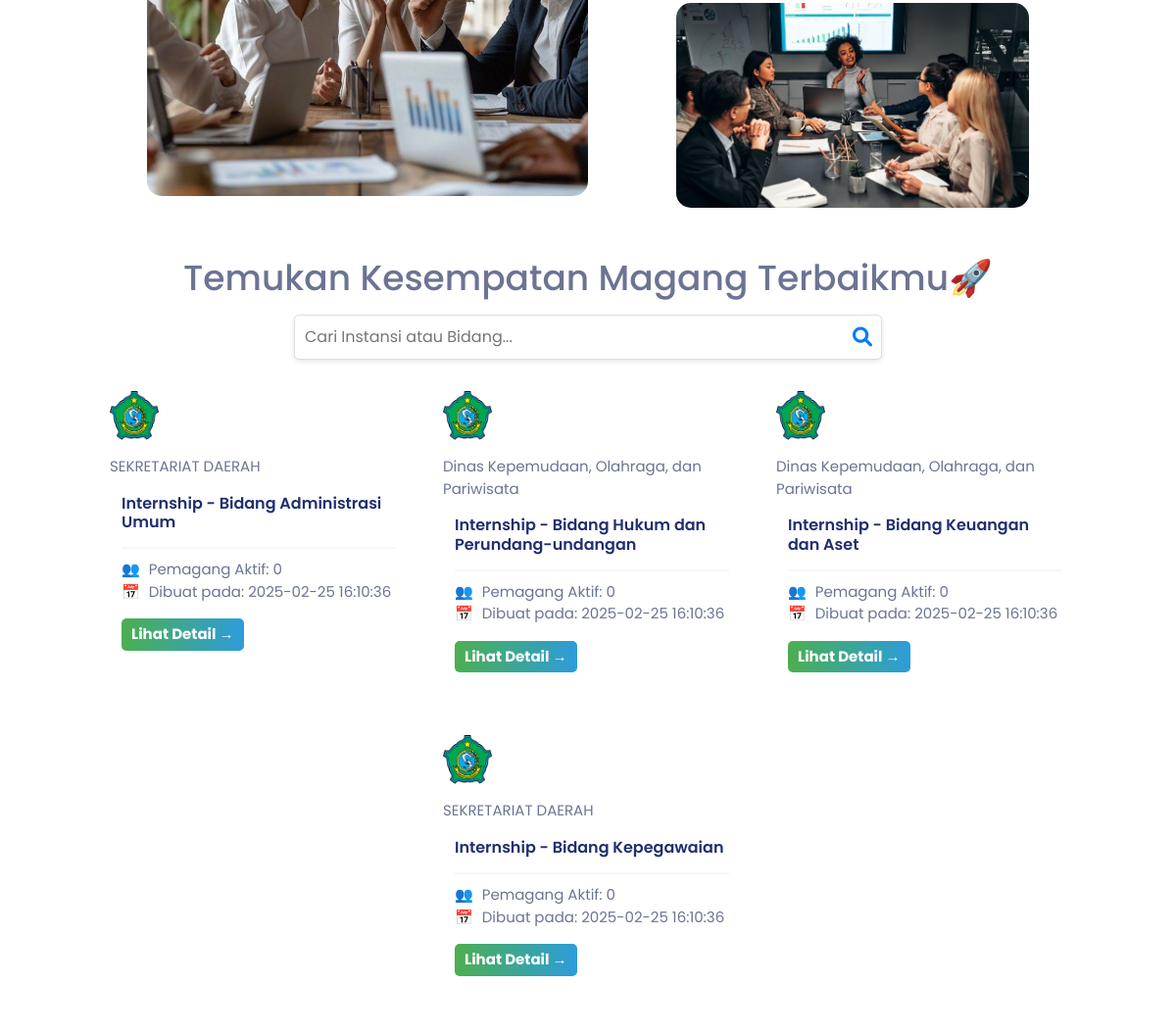
The page /web/lowongan.php (lower part) on the database as committed earlier.
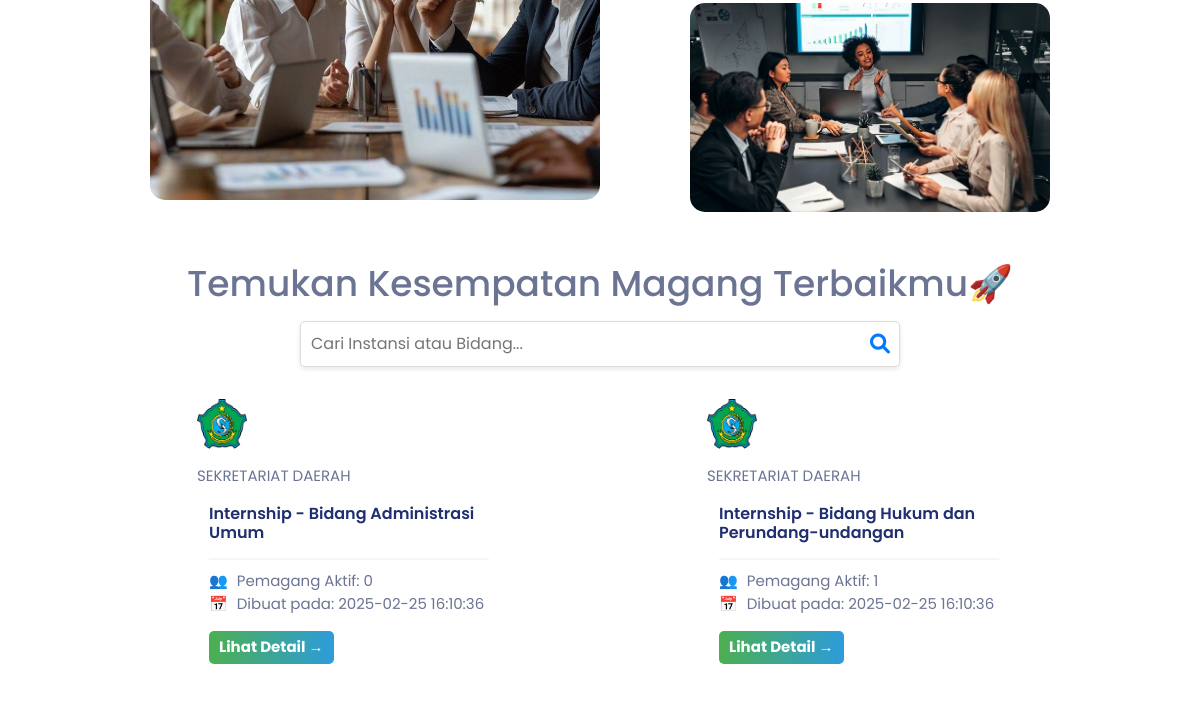
The same page on the database as committed later.
### tables this page shows
CREATE TABLE IF NOT EXISTS `tb_bidang` (
  `id_bidang` varchar(12) NOT NULL,
  `nama_bidang` varchar(100) DEFAULT NULL,
  `deskripsi_bidang` text,
  `kriteria_bidang` text,
  `dokumen_prasyarat` text,
  `kuota_bidang` varchar(2) DEFAULT NULL,
  `id_instansi` varchar(10) DEFAULT NULL,
  `status_active` char(1) DEFAULT '1',
  `create_by` varchar(14) DEFAULT NULL,
  `create_date` datetime DEFAULT CURRENT_TIMESTAMP,
  `change_by` varchar(14) DEFAULT NULL,
  `change_date` datetime DEFAULT NULL ON UPDATE CURRENT_TIMESTAMP,
  PRIMARY KEY (`id_bidang`),
  KEY `id_instansi` (`id_instansi`)
);

CREATE TABLE IF NOT EXISTS `tb_instansi` (
  `id_instansi` varchar(10) NOT NULL,
  `nama_pendek` varchar(100) DEFAULT NULL,
  `nama_panjang` varchar(255) DEFAULT NULL,
  `group_instansi` varchar(100) DEFAULT NULL,
  `telepone_instansi` varchar(20) DEFAULT NULL,
  `alamat_instansi` text,
  `lokasi_instansi` text,
  `deskripsi_instansi` text,
  `gambar_instansi` varchar(100) DEFAULT NULL,
  `status_active` char(1) DEFAULT '1',
  `create_by` varchar(14) DEFAULT NULL,
  `create_date` datetime DEFAULT CURRENT_TIMESTAMP,
  `change_by` varchar(14) DEFAULT NULL,
  `change_date` datetime DEFAULT NULL ON UPDATE CURRENT_TIMESTAMP,
  PRIMARY KEY (`id_instansi`)
);

### web/functions.php (called while the page is built, shortened)
<?php
function getBidangInstansi($conn, $limit = NULL) {
    $sql = "SELECT tb_bidang.*, tb_instansi.*, tb_bidang.change_date AS bidang_change_date
            FROM tb_bidang, tb_instansi
            WHERE tb_bidang.status_active = '1' AND tb_bidang.kuota_bidang != 0
            AND tb_bidang.id_instansi = tb_instansi.id_instansi";
    return mysqli_query($conn, $sql);
}
function getPemagangAktif1($conn, $id_instansi, $id_bidang) {
    $sql = "SELECT COUNT(*) FROM tb_pengajuan WHERE status_pengajuan = '4' AND id_instansi = '$id_instansi'
            AND id_bidang = '$id_bidang'";
    $result = mysqli_query($conn, $sql);
    $count1 = mysqli_fetch_array($result)[0];
    return $count1;
}

### web/lowongan.php (the view, shortened to what this page needs)
<?php
include "../koneksi.php";
include "functions.php";
?>
<!DOCTYPE html>
<html lang="en">
<head>
    <link href="https://unpkg.com/boxicons@2.1.4/css/boxicons.min.css" rel="stylesheet" />
    <link href="https://cdn.jsdelivr.net/npm/bootstrap@5.3.3/dist/css/bootstrap.min.css" rel="stylesheet">
    <link href="https://cdnjs.cloudflare.com/ajax/libs/font-awesome/6.0.0/css/all.min.css" rel="stylesheet">
    <link rel="stylesheet" href="../assets/libraries/swiper-bundle.min.css" />
    <link rel="stylesheet" href="https://cdn.jsdelivr.net/npm/aos@2.3.4/dist/aos.css" />
    <link rel="stylesheet" href="../assets/css/style2.css" />
    <link rel="stylesheet" href="../assets/css/low.css" />
</head>
<body>
    <?php include "../layout/navbarUser.php" ?>
    <main class="main">
      <section class="section" id="popular">
        <div class="container" data-aos="fade-up">
    <div class="custom-container" data-aos="fade-up">
        <div class="image-row">
                <div class="left-column" data-aos="fade-left">
                    <img src="../assets/img/pw2.jpg" alt="Left Portrait Image" class="custom-image">
                </div>
                <div class="right-column" data-aos="fade-right">
                    <img src="../assets/img/pw3.jpg" alt="Bottom Portrait Image" class="custom-image image-spacing">
                </div>
            </div>
        </div>
            <h6 class="section__title" style="text-align: center">Temukan Kesempatan Magang Terbaikmu🚀</h4>
            <div class="search-container" style="text-align: center; margin-top: 10px">
                <div class="search-wrapper">
                    <input type="text" id="searchInput" class="search-input" placeholder="Cari Instansi atau Bidang..." />
                    <i id="searchIcon" class="fas fa-search search-icon"></i>
                </div>
            </div>
            <div class="lowongan">
                <div class="lowongans" data-aos="fade-down">
                <?php
                $query = getBidangInstansi($conn);
                while ($row = mysqli_fetch_assoc($query)){
                    $pemagang_aktif = getPemagangAktif1($conn, $row['id_instansi'], $row['id_bidang']);
                    ?>
                    <article class="popular__card swiper-slide">
                        <img src="../assets/img/instansi/logo_kab_sidoarjo.png" alt="" class="popular__img" style="width: 50px; height: 50px;" />
                        <p class="instansi"> <?= $row['nama_panjang'] ?> </p>
                        <div class="popular__data">
                            <h3 class="popular__title">Internship - <?= $row['nama_bidang'] ?></h3>
                            <hr style="border: 1px solid #ddd; margin: 10px 0;">
                            <p class="popular__details">
                                <span class="icon" style="margin-right: 5px;">&#128101;</span> Pemagang Aktif:
                                <span class="total-pendaftar"><?= $pemagang_aktif ?></span><br>
                                <span class="icon" style="margin-right: 5px;">&#128197;</span> Dibuat pada:
                                <span class="creation-date"> <?= $row['create_date'] ?> </span>
                            </p>
                            <a href="detaillow.php?id_bidang=<?= $row['id_bidang'] ?>">
                                <button class="details-button">Lihat Detail →</button>
                            </a>
                        </div>
                    </article>
                <?php
                }
                ?>
                </div>
            </div>
        </div>
    </section>
    <?php include "../layout/footerUser.php" ?>
    </main>
</body>
</html>

### layout/footerUser.php (shortened to what this page needs)
<footer class="footer section">
    </footer>

### assets/css/style2.css (style rules this page uses)
:root { --first-color: hsl(228, 66%, 53%); --first-color-alt: hsl(228, 66%, 47%); --first-color-light: hsl(228, 62%, 59%); --first-color-lighten: hsl(228, 100%, 97%); --second-color: hsl(25, 83%, 53%); --title-color: hsl(228, 57%, 28%); --text-color: hsl(228, 15%, 50%); --text-color-light: hsl(228, 12%, 75%); --border-color: hsl(228, 99%, 98%); --body-color: #fff; --container-color: #fff; }
* { -webkit-box-sizing: border-box; box-sizing: border-box; padding: 0; margin: 0; }
html { scroll-behavior: smooth; }
body { font-family: "Poppins", sans-serif; font-size: 0.938rem; background-color: var(--body-color); color: var(--text-color); -webkit-transition: 0.3s; transition: 0.3s; }
h1, h2, h3 { color: var(--title-color); font-weight: 600; }
a { text-decoration: none; }
img { max-width: 100%; height: auto; }
input, button { font-family: "Poppins", sans-serif; outline: none; border: none; }
.container { max-width: 1024px; margin-left: 1.5rem; margin-right: 1.5rem; }
.section { padding: 4.5rem 0 2rem; }
.section__title { font-size: 1.25rem; margin-bottom: 1rem; }
.main { overflow: hidden; }
.popular__card { width: 290px; background-color: var(--container-color); padding: 0.5rem 0.5rem 1.5rem; border-radius: 1rem; margin: 0 auto; -webkit-transition: 0.4s; transition: 0.4s; }
.popular__card a { color: inherit; }
.popular__img { border-radius: 1rem; margin-bottom: 1rem; }
.popular__data { padding: 0 1rem 0 0.5rem; }
.popular__title { font-size: 1rem; margin-bottom: 0.75rem; }
@media screen and (min-width: 1023px) { .section { padding: 7.5rem 0 1rem; } }
@media screen and (min-width: 1023px) { .section__title { font-size: 2.25rem; } }
@media screen and (min-width: 1023px) { .popular__card { width: 320px; padding: 0.75rem 0.75rem 2rem; } }
@media screen and (min-width: 1023px) { .popular__data { padding: 0 0.25rem 0 0.75rem; } }
@media screen and (min-width: 1040px) { .container { margin-left: auto; margin-right: auto; } }

### assets/css/low.css (style rules this page uses)
.custom-container { max-width: 1000px; margin: 0 auto; padding: 50px; align-items: center; }
.image-row { display: flex; justify-content: space-between; width: 100%; }
.left-column { flex: 0 0 50%; text-align: center; }
.right-column { flex: 0 0 40%; text-align: center; }
.custom-image { max-width: 100%; height: auto; border-radius: 15px; }
.image-spacing { margin-top: 20px; }
.details-button { display: inline-block; background: linear-gradient(90deg, #4CAF50, #2D9CDB); color: #fff; text-decoration: none; font-weight: bold; padding: 10px 20px; border-radius: 25px; text-align: center }
.popular__card { position: relative; }
.popular__card { display: none; }
.details-button { background-color: #007BFF; color: #fff; border: none; padding: 5px 10px; border-radius: 5px; cursor: pointer; }
.search-container { width: 100%; display: flex; justify-content: center; margin-bottom: 20px; }
.search-input { width: 60%; padding: 10px; font-size: 16px; border: 1px solid #ddd; border-radius: 5px; box-shadow: 0 2px 5px rgba(0, 0, 0, 0.1); }
.search-wrapper { position: relative; width: 60%; }
.search-input { width: 100%; padding: 10px; font-size: 16px; border: 1px solid #ddd; border-radius: 5px; box-shadow: 0 2px 5px rgba(0, 0, 0, 0.1); }
.search-icon { position: absolute; right: 10px; top: 50%; transform: translateY(-50%); font-size: 20px; color: #007BFF; cursor: pointer; }
.lowongan .lowongans { display: flex; justify-content: center; flex-wrap: wrap; gap: 20px; }

Rows that differ between the two databases and show on the page:
no longer on this page (row edited): tb_bidang: id_instansi.nama_panjang "Dinas Kepemudaan, Olahraga, dan Pariwisata", nama_bidang "Bidang Keuangan dan Aset", pemagang_aktif "0", id_instansi.create_date "2025-02-25 16:10:36"
no longer on this page (row edited): tb_bidang: id_instansi.nama_panjang "SEKRETARIAT DAERAH", nama_bidang "Bidang Kepegawaian", pemagang_aktif "0", id_instansi.create_date "2025-02-25 16:10:36"
changed tb_bidang "Bidang Hukum dan Perundang-undangan": id_instansi.nama_panjang "Dinas Kepemudaan, Olahraga, dan Pariwisata" → "SEKRETARIAT DAERAH"; pemagang_aktif "0" → "1"
